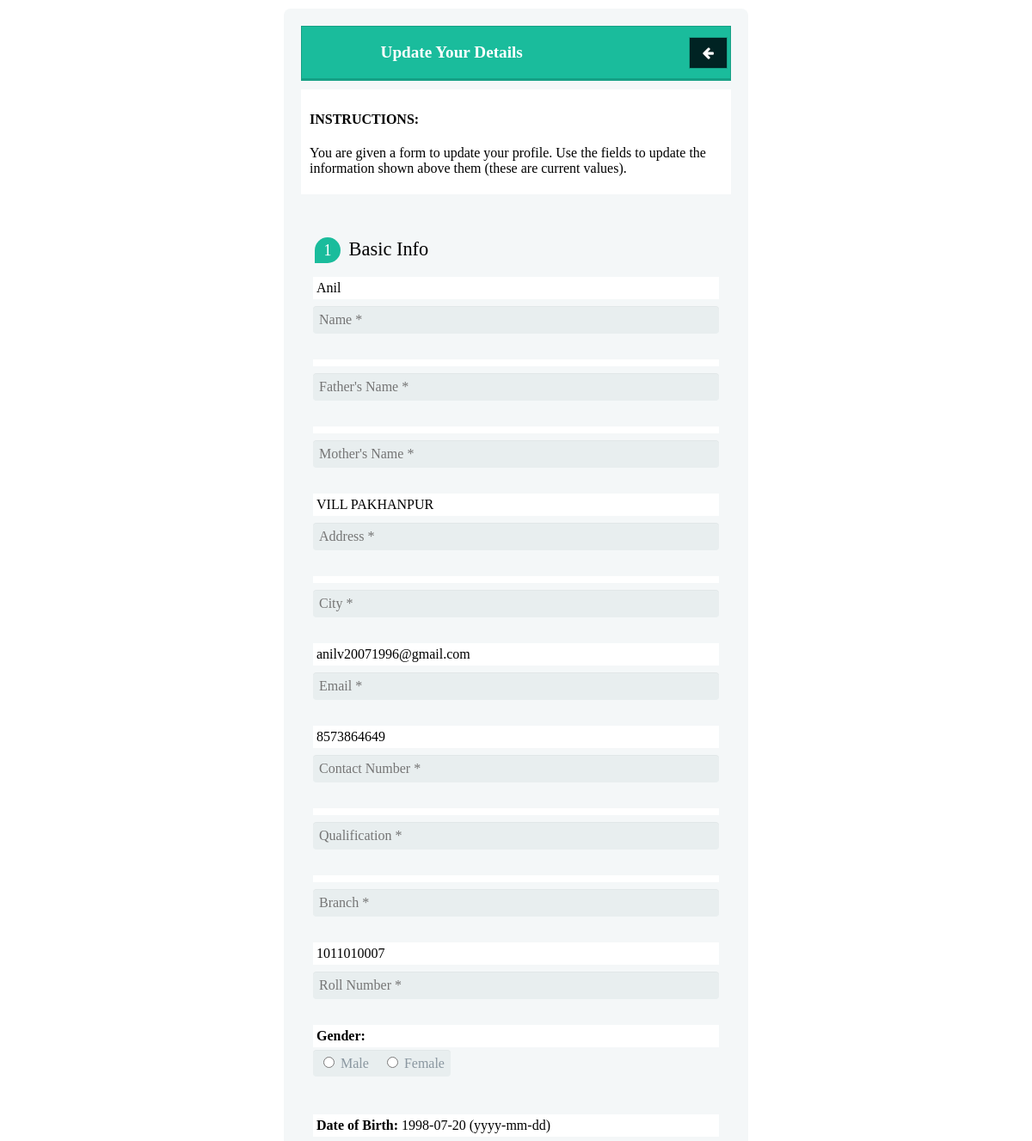
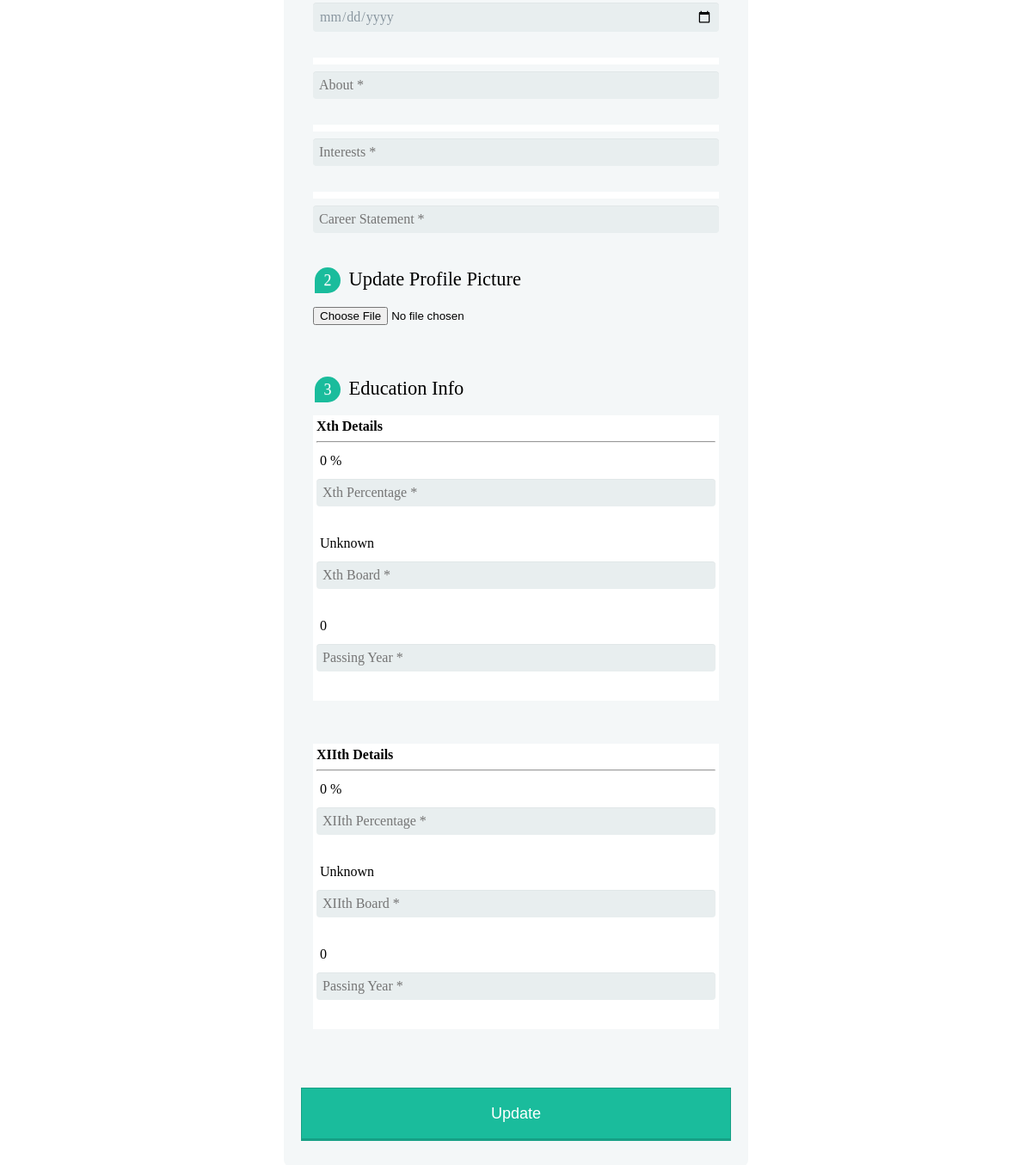
/edit.php (signed in), run on the app's committed database (2 pictures, top to bottom).
### tables this page shows
CREATE TABLE `student_reg` (
  `StudentId` int(11) NOT NULL,
  `StudentName` varchar(20) NOT NULL,
  `Address` varchar(100) NOT NULL,
  `City` varchar(20) NOT NULL,
  `Email` varchar(40) NOT NULL,
  `ContactNumber` bigint(20) NOT NULL,
  `Qualification` varchar(20) NOT NULL,
  `Branch` varchar(20) NOT NULL,
  `Gender` varchar(10) NOT NULL,
  `BirthDate` varchar(11) NOT NULL,
  `Resume` varchar(200) NOT NULL,
  `Status` varchar(10) NOT NULL,
  `UserName` varchar(20) NOT NULL,
  `Password` varchar(20) NOT NULL,
  `Father` varchar(40) NOT NULL,
  `Mother` varchar(40) NOT NULL,
  `Interests` varchar(500) NOT NULL,
  `About` varchar(500) NOT NULL,
  `Statement` varchar(500) NOT NULL,
  `facebook_id` varchar(100) NOT NULL DEFAULT '#',
  `twitter` varchar(100) NOT NULL DEFAULT '#',
  `linkedin` varchar(100) NOT NULL DEFAULT '#',
  `reg` varchar(20) NOT NULL
);

CREATE TABLE `student_education` (
  `EduId` int(11) NOT NULL,
  `StudentId` int(11) NOT NULL,
  `Qualified_examinations` varchar(20) NOT NULL,
  `University` varchar(100) NOT NULL,
  `PassingYear` int(9) NOT NULL,
  `Percentage` float NOT NULL
);

### edit.php (the view, shortened to what this page needs)
<!DOCTYPE html>
<?php
	include_once 'assets/connectdb.php';
	$res=mysqli_query($db,"SELECT StudentName,Address,City,Email,ContactNumber,Qualification,Branch,Gender,BirthDate,Father,Mother,Interests,About,Statement,reg FROM student_reg WHERE StudentId='".$_SESSION["var003"]."'");
	$resX=mysqli_query($db,"SELECT * FROM student_education WHERE StudentId='".$_SESSION["var003"]."' AND Qualified_Examinations='10th'");
	$resXII=mysqli_query($db,"SELECT * FROM student_education WHERE StudentId='".$_SESSION["var003"]."' AND Qualified_Examinations='12th'");
	$dip=false;
	$rows=mysqli_fetch_array($res);
	$rowsX=mysqli_fetch_array($resX);
	if(mysqli_num_rows($resXII)>=1)
	{
		$rowsXII=mysqli_fetch_array($resXII);
	}
	else
	{
		$rowsXII['Percentage']="0";
		$rowsXII['University']="Not Defined";
		$rowsXII['PassingYear']="Unknown";
	}
?>
<html>
<head>
  <link rel="stylesheet" href="css/formstyle.css ">
  <link rel="stylesheet" href="css/font-awesome.min.css ">
</head>
<body>
<div class="square">
   <div class="form-style-5">
<table width="100%" class="formHead"><tr><td width="70%"><h2>Update Your Details</h2></td><td align="right" width="30%"><a href="user.php" title="Go back to Profile"><h2><span class="btn icon icon-arrow-left"></span></h2></a></td></tr></table>
<div id="instructions">
<h4>INSTRUCTIONS:</h4>
<p>You are given a form to update your profile. Use the fields to update the information shown above them (these are current values).</p>
</div>
<p id="response" style="color:#9f0000">&nbsp;</p>
 <form method="post" action="" name="UpdateInfo">
<fieldset>
<legend><span class="number">1</span> Basic Info</legend>
<label for "nm"><?php echo $rows['StudentName']; ?></label><input type="text" id="nm" name="nm" placeholder="Name *">
<label for "father"><?php echo $rows['Father']; ?></label><input type="text" id="father" name="fnm" placeholder="Father's Name *">
<label for "mother"><?php echo $rows['Mother']; ?></label><input type="text" id="mother" name="mnm" placeholder="Mother's Name *">
<label for "add"><?php echo $rows['Address']; ?></label><input type="text" id="add" name="add" placeholder="Address *">
<label for "city"><?php echo $rows['City']; ?></label><input type="text" id="city" name="city" placeholder="City *">
<label for "em"><?php echo $rows['Email']; ?></label><input type="email" id="em" name="em" placeholder="Email *">
<label for "ph"><?php echo $rows['ContactNumber']; ?></label><input type="text" id="ph" name="ph" placeholder="Contact Number *">
<label for "course"><?php echo $rows['Qualification']; ?></label><input type="text" id="course" name="course" placeholder="Qualification *">
<label for "branch"><?php echo $rows['Branch']; ?></label><input type="text" id="branch" name="branch" placeholder="Branch *">
<label for "reg"><?php echo $rows['reg']; ?></label><input type="text" id="reg" name="reg" placeholder="Roll Number *">
<label for "gender"><?php echo "<b>Gender:</b> ".$rows['Gender']; ?></label><span class="gender"><input type="radio" id="gender" name="gender" value="Male"> Male &nbsp;&nbsp;&nbsp;<input type="radio" id="gender" name="gender" value="Female"> Female</span>
<p>&nbsp;</p>
<label for "dob"><?php echo "<b>Date of Birth:</b> ".$rows['BirthDate']." (yyyy-mm-dd)"; ?></label><input type="date" id="dob" name="dob">
<label for "about"><?php echo $rows['About']; ?></label><input type="text" id="about" name="about" placeholder="About *">
<label for "interests"><?php echo $rows['Interests']; ?></label><input type="text" id="interests" name="interests" placeholder="Interests *">
<label for "stmt"><?php echo $rows['Statement']; ?></label><input type="text" id="stmt" name="stmt" placeholder="Career Statement *">
</fieldset>
<fieldset>
<legend><span class="number">2</span> Update Profile Picture</legend>
<input type="file" name="propic">
</fieldset>
<p>&nbsp;</p>
<fieldset>
<legend><span class="number">3</span> Education Info</legend>
<label for "x"><b>Xth Details</b><hr><label for "x"><?php echo $rowsX['Percentage']." %"; ?></label><input type="text" id="x" name="x" placeholder="Xth Percentage *"><label for "xboard"><?php echo $rowsX['University']; ?></label><input type="text" id="xboard" name="xboard" placeholder="Xth Board *"><label for "pxyr"><?php echo $rowsX['PassingYear']; ?></label><input type="text" id="pxyr" name="pxyr" placeholder="Passing Year *"></label>
<p>&nbsp;</p>
<?php
if(!$dip)
{
?>
<label for "xii"><b>XIIth Details</b><hr><label for "xii"><?php echo $rowsXII['Percentage']." %"; ?></label><input type="text" id="xii" name="xii" placeholder="XIIth Percentage *"><label for "xiiboard"><?php echo $rowsXII['University']; ?></label><input type="text" id="xiiboard" name="xiiboard" placeholder="XIIth Board *"><label for "pxiiyr"><?php echo $rowsXII['PassingYear']; ?></label><input type="text" id="pxiiyr" name="pxiiyr" placeholder="Passing Year *"></label>
<?php
}
?>
</fieldset>
<p>&nbsp;</p>
<input type="submit" value="Update" name="update" />
</form>
</div>
</div>
</body>
</html>

### css/formstyle.css (style rules this page uses)
.form-style-5 { max-width: 500px; padding: 10px 20px; background: #f4f7f8; margin: 10px auto; padding: 20px; background: #f4f7f8; border-radius: 8px; font-family: Georgia, "Times New Roman", Times, serif; }
.form-style-5 fieldset { border: none; }
.form-style-5 legend { font-size: 1.4em; margin-bottom: 10px; }
.form-style-5 label { display: block; margin-bottom: 8px; }
.form-style-5 input[type="text"], .form-style-5 input[type="date"], .form-style-5 input[type="datetime"], .form-style-5 input[type="email"], .form-style-5 input[type="number"], .form-style-5 input[type="search"], .form-style-5 input[type="time"], .form-style-5 input[type="url"], .form-style-5 textarea, .form-style-5 select { font-family: Georgia, "Times New Roman", Times, serif; background: rgba(255,255,255,.1); border: none; border-radius: 4px; font-size: 16px; margin: 0; outline: 0; padding: 7px; width: 100%; box-sizing: border-box; -webkit-box-sizing: border-box; -moz-box-sizing: border-box; background-color: #e8eeef; color:#8a97a0; -webkit-box-shadow: 0 1px 0 rgba(0,0,0,0.03) inset; box-shadow: 0 1px 0 rgba(0,0,0,0.03) inset; margin-bottom: 30px; }
.gender { font-family: Georgia, "Times New Roman", Times, serif; background: rgba(255,255,255,.1); border: none; border-radius: 4px; font-size: 16px; margin: 0; outline: 0; padding: 7px; width: 100%; box-sizing: border-box; -webkit-box-sizing: border-box; -moz-box-sizing: border-box; background-color: #e8eeef; color:#8a97a0; -webkit-box-shadow: 0 1px 0 rgba(0,0,0,0.03) inset; box-shadow: 0 1px 0 rgba(0,0,0,0.03) inset; margin-bottom: 30px; }
.form-style-5 .number { background: #1abc9c; color: #fff; height: 30px; width: 30px; display: inline-block; font-size: 0.8em; margin-right: 4px; line-height: 30px; text-align: center; text-shadow: 0 1px 0 rgba(255,255,255,0.2); border-radius: 15px 15px 15px 0px; }
.form-style-5 input[type="submit"], .form-style-5 input[type="button"] { position: relative; display: block; padding: 19px 39px 18px 39px; color: #FFF; margin: 0 auto; background: #1abc9c; font-size: 18px; text-align: center; font-style: normal; width: 100%; border: 1px solid #16a085; border-width: 1px 1px 3px; margin-bottom: 10px; }
.square { margin: auto; width: 50vw; height: 50vw; }
#instructions { background-color: #FFF; padding: 5px 10px 5px 10px; }
label { background-color: #fff; padding: 4px; }
.btn { display: block; padding: 10px 15px 10px 15px; color: #FFF; width: 100px; margin: 0 auto; background: #002323; font-size: 0.8em; font-style: normal; border: 1px solid #16a085; margin-bottom: 10px; text-align: center; }
.formHead { color: #FFF; margin: 0 auto; background: #1abc9c; font-size: 0.8em; font-style: normal; border: 1px solid #16a085; border-width: 1px 1px 3px; margin-bottom: 10px; text-align: center; }

### data on the page
student_reg: StudentName "Anil", Address "VILL PAKHANPUR", Email "anilv20071996@gmail.com", ContactNumber "8573864649", reg "1011010007", BirthDate "1998-07-20"
student_education: Percentage "0", University "Unknown", PassingYear "0"
student_education: Percentage "0", University "Unknown", PassingYear "0"
